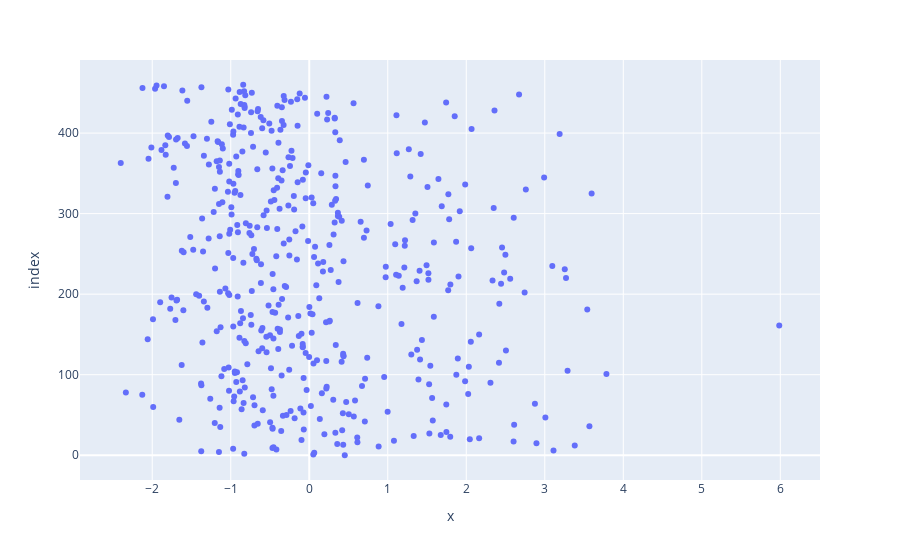

Here is the notebook cell this chart was saved with:
### Code cell
px.scatter(x[:, 0], x[:, 1])

### Figure 1 — Plotly figure (JSON) as saved in the notebook; plotly's stock layout.template omitted (floating-point values rounded to 4 significant figures; data arrays with more than 128 entries replaced by an {"elided": "..."} marker saying what was removed)
{"data": [{"hovertemplate": "x=%{x}<br>index=%{y}<extra></extra>", "legendgroup": "", "marker": {"color": "#636efa", "symbol": "circle"}, "mode": "markers", "name": "", "orientation": "h", "showlegend": false, "type": "scatter", "x": {"elided": "461 float values"}, "xaxis": "x", "y": {"elided": "461 int values"}, "yaxis": "y"}], "layout": {"autosize": true, "legend": {"tracegroupgap": 0}, "margin": {"t": 60}, "xaxis": {"anchor": "y", "autorange": true, "domain": [0, 1], "range": [-2.902, 6.487], "title": {"text": "x"}, "type": "linear"}, "yaxis": {"anchor": "x", "autorange": true, "domain": [0, 1], "range": [-35.62, 495.6], "title": {"text": "index"}, "type": "linear"}}}
